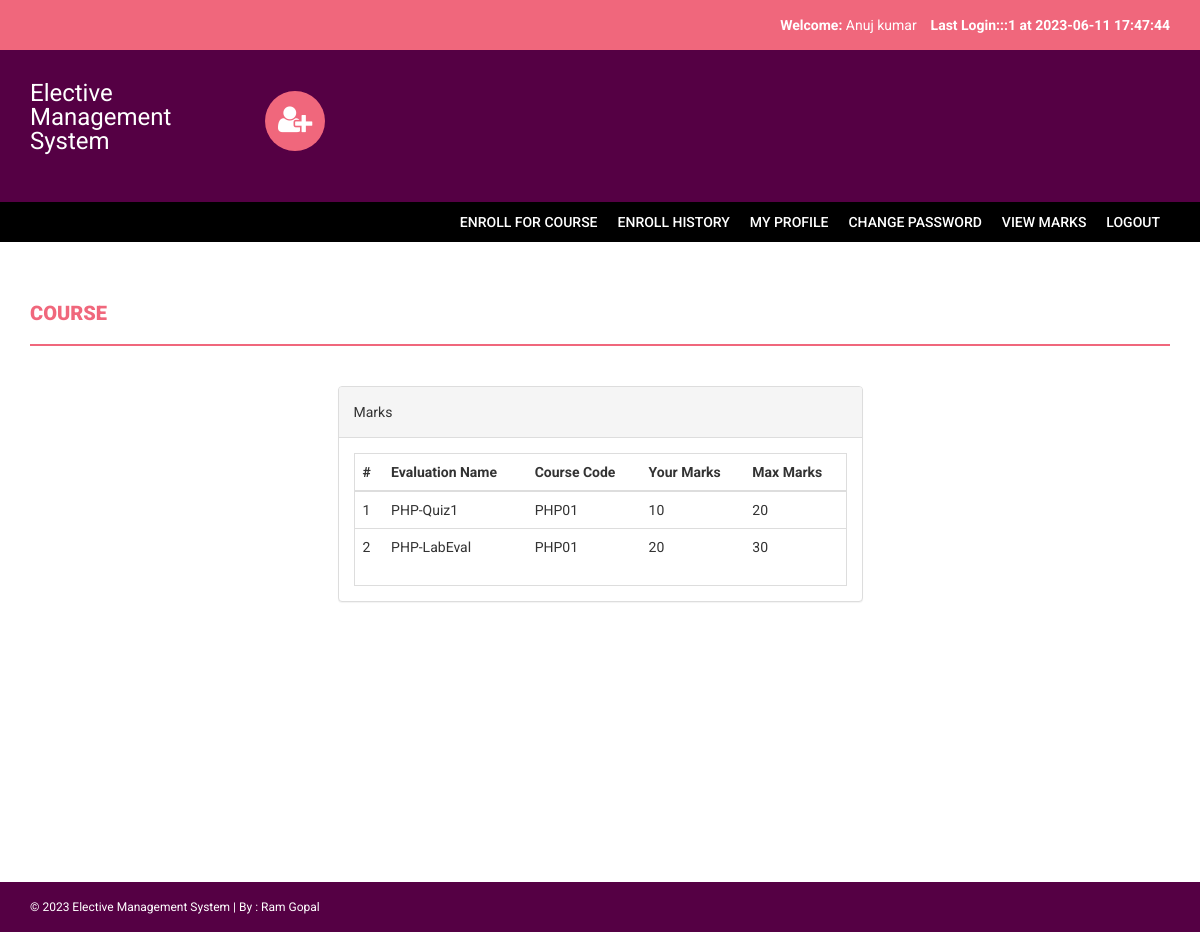
/s/vm.php (signed in), run on the app's committed database.
### tables this page shows
CREATE TABLE `marks` (
  `sname` varchar(255) NOT NULL,
  `ename` varchar(255) NOT NULL,
  `mark` int(11) NOT NULL
);

CREATE TABLE `course` (
  `id` int(11) NOT NULL,
  `courseCode` varchar(255) DEFAULT NULL,
  `courseName` varchar(255) DEFAULT NULL,
  `courseUnit` varchar(255) DEFAULT NULL,
  `noofSeats` int(11) DEFAULT NULL,
  `creationDate` timestamp NULL DEFAULT current_timestamp(),
  `updationDate` varchar(255) DEFAULT NULL,
  `credits` int(11) DEFAULT NULL
);

CREATE TABLE `eval` (
  `name` varchar(255) NOT NULL,
  `course` varchar(255) NOT NULL,
  `mmarks` int(11) NOT NULL
);

### s/vm.php (the view, shortened to what this page needs)
<?php
include('includes/config.php');
if(strlen($_SESSION['login'])==0)
    {
header('location:index.php');
}
else{
        $sid=$_SESSION['login'];
        $sql = "SELECT * FROM students where StudentRegno='$sid'";
        $result = mysqli_query($con, $sql);
        $row = mysqli_fetch_assoc($result);
        $nam=$row['studentName'];
?>
<!DOCTYPE html>
<html xmlns="http://www.w3.org/1999/xhtml">
<head>
    <link href="assets/css/bootstrap.css" rel="stylesheet" />
    <link href="assets/css/font-awesome.css" rel="stylesheet" />
    <link href="assets/css/style.css" rel="stylesheet" />
</head>
<body>
<?php include('includes/header.php');?>
<?php if($_SESSION['login']!="")
{
 include('includes/menubar.php');
}
 ?>
    <div class="content-wrapper">
        <div class="container">
              <div class="row">
                    <div class="col-md-12">
                        <h1 class="page-head-line">Course  </h1>
                    </div>
                </div>
                <div class="row" >
                  <div class="col-md-3"></div>
                    <div class="col-md-6">
                <div class="col-md-12">
                    <div class="panel panel-default">
                        <div class="panel-heading">
                            Marks
                        </div>
                        <div class="panel-body">
                            <div class="table-responsive table-bordered">
                                <table class="table">
                                    <thead>
                                        <tr>
                                            <th>#</th>
                                             <th>Evaluation Name</th>
                                             <th>Course Code</th>
                                             <th>Your Marks</th>
                                             <th>Max Marks</th>
                                        </tr>
                                    </thead>
                                    <tbody>
<?php
$sql=mysqli_query($con,"SELECT marks.sname, marks.ename, marks.mark, eval.course, eval.mmarks, course.courseCode
FROM marks
JOIN eval ON marks.ename = eval.name
JOIN course ON course.id = eval.course
WHERE marks.sname='$nam';");
$cnt=1;
while($row=mysqli_fetch_array($sql))
{
?>
                                        <tr>
                                            <td><?php echo $cnt;?></td>
                                            <td><?php echo htmlentities($row['ename']);?></td>
                                            <td><?php echo htmlentities($row['courseCode']);?></td>
                                            <td><?php echo htmlentities($row['mark']);?></td>
                                            <td><?php echo htmlentities($row['mmarks']);?></td>
                                        </tr>
<?php
$cnt++;
} ?>
                                    </tbody>
                                </table>
                            </div>
                        </div>
                    </div>
                </div>
            </div>
        </div>
    </div>
</div>
  <?php include('includes/footer.php');?>
</body>
</html>
<?php } ?>

### s/includes/header.php (shortened to what this page needs)
<?php
include("includes/config.php");
?>
<?php if($_SESSION['login']!="")
{?>
<header>
        <div class="container">
            <div class="row">
                <div class="col-md-12">
                    <strong>Welcome: </strong><?php echo htmlentities($_SESSION['sname']);?>
                    <strong>Last Login:<?php
        $ret=mysqli_query($con,"SELECT  * from userlog where studentRegno='".$_SESSION['login']."' order by id desc limit 1,1");
                    $row=mysqli_fetch_array($ret);
                    echo $row['userip']; ?> at <?php echo $row['loginTime'];?></strong>
                </div>
            </div>
        </div>
    </header>
    <?php } ?>
    <div class="navbar navbar-inverse set-radius-zero">
        <div class="container">
            <div class="navbar-header">
                <a class="navbar-brand" href="#" style="color:#fff; font-size:24px;4px; line-height:24px; ">
                   Elective Management System
                </a>
            </div>
            <div class="left-div">
                <i class="fa fa-user-plus login-icon" ></i>
        </div>
            </div>
        </div>

### s/assets/css/style.css (style rules this page uses)
body { font-family: 'Roboto', sans-serif; line-height: 30px; }
.set-radius-zero { border-radius: 0px; -moz-border-radius: 0px; -webkit-border-radius: 0px; }
.content-wrapper { margin-top: 40px; min-height: 600px; padding-bottom: 60px; }
.page-head-line { font-weight: 900; padding-bottom: 20px; border-bottom: 2px solid #F0677C; text-transform: uppercase; color: #F0677C; font-size: 20px; margin-bottom: 40px; }
.login-icon { height: 60px; width: 60px; padding: 13px; border-radius: 50%; font-size: 30px; margin-bottom: 20px; color: #fff; text-align: center; cursor:pointer; background-color:#F0677C; -webkit-border-radius:50%; -moz-border-radius:50%; }
header { background-color: #F0677C; color: #fff; padding: 10px; text-align: right; }
.left-div { padding-left: 30px; margin-top: 40px; margin-bottom: 30px; }
.navbar-brand { width: 250px; padding-top: 30px; }
.navbar-inverse { background-color: #550044; border-color: transparent; }
.navbar { margin-bottom: 0px; }

### data on the page
marks: ename "PHP-Quiz1", course.courseCode "PHP01", mark "10", eval.mmarks "20"
marks: ename "PHP-LabEval", course.courseCode "PHP01", mark "20", eval.mmarks "30"

### other printed values
$_SESSION['sname'] "Anuj kumar"
$row['userip'] "::1"
$row['loginTime'] "2023-06-11 17:47:44"
